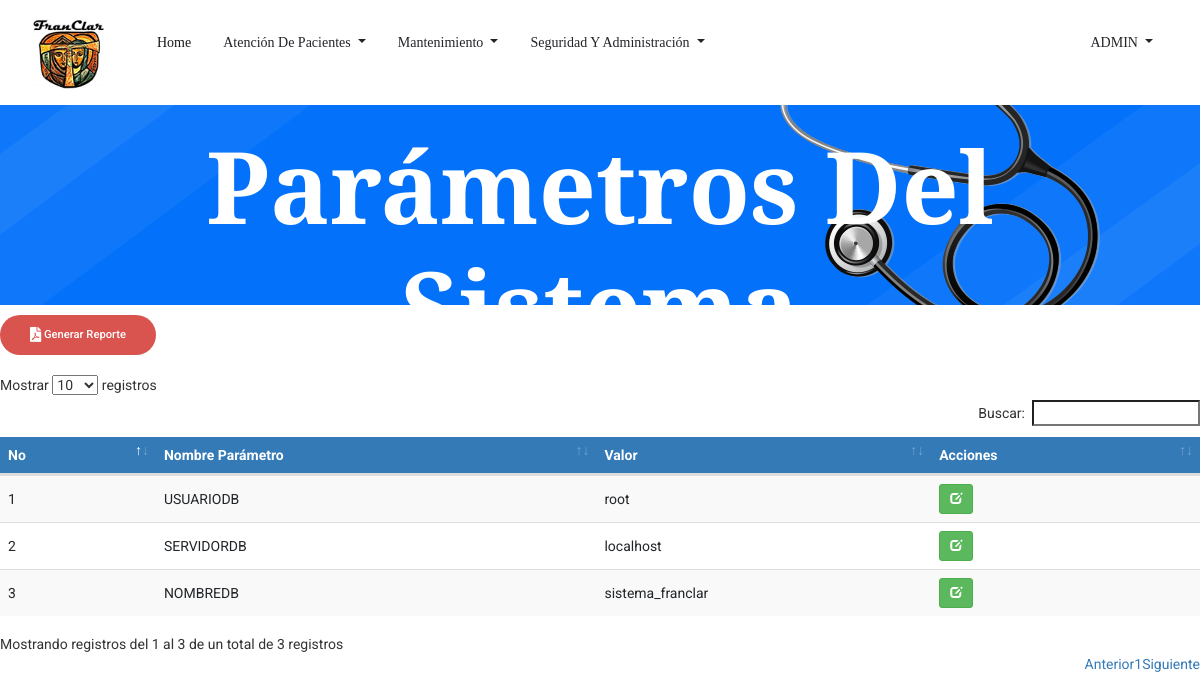
Before: /Parametros_sistema.php (signed in) with the older database file.
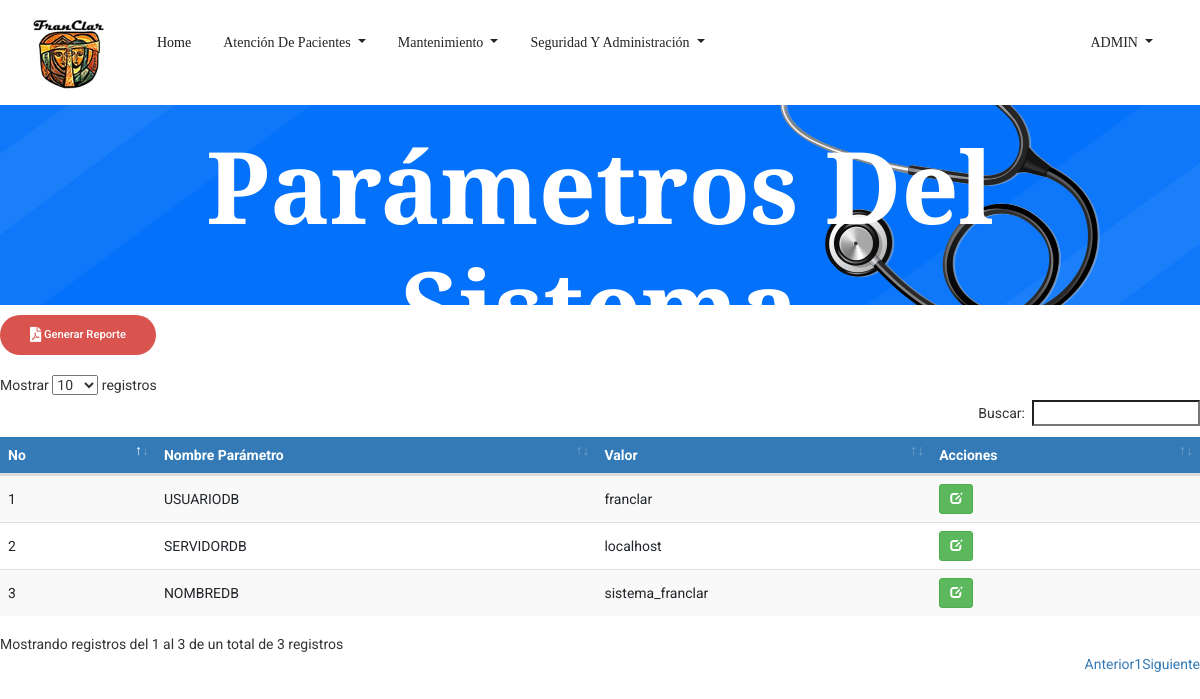
After: the same page with the newer database file.
### tables this page shows
CREATE TABLE `tbl_parametro_sistema` (
  `id_parametro` int(11) NOT NULL,
  `parametro` varchar(25) NOT NULL,
  `valor` varchar(25) NOT NULL,
  `fecha_cra` date NOT NULL,
  `fecha_modif` date NOT NULL
);

### Parametros_sistema.php (the view, shortened to what this page needs)
<!doctype html>
<html lang="es">
<?php
include 'head.php'
?>
<body>
    <?php
    include 'header.php';
    ?>
    <section class="breadcrumb_part breadcrumb_bg">
        <div class="container">
            <div class="row">
                <div class="col-lg-12">
                    <div class="breadcrumb_iner">
                        <div class="breadcrumb_iner_item">
                            <h2>Parámetros del Sistema</h2>
                        </div>
                    </div>
                </div>
            </div>
        </div>
    </section>
    <form class="form-inline my-2 my-lg-0 float-left">
		<a class="genric-btn btn-danger circle" onclick="pdfDinamico(this)" id="pdf_parametros_sistema" href="#">
		<i class="fas fa-file-pdf fa-lg"> </i> Generar Reporte</a>
    </form>
   <br>
	<br>
	<br>
		<div class="table-responsive">
			<table id="datatableUsuarios" class="table table-striped table-hover">
            <thead>
                    <tr>
                        <th>No</th>
                        <th>Nombre Parámetro</th>
                        <th>Valor</th>
                        <th>Acciones</th>
                    </tr>
                </thead>
                <tbody>
				<?php
				$sql = mysqli_query($con, "SELECT * FROM tbl_parametro_sistema");
				if(mysqli_num_rows($sql) == 0){
					echo '<tr><td colspan="8">No hay datos.</td></tr>';
				}else{
					while($row = mysqli_fetch_assoc($sql)){
						echo '
						<tr>
                            <td>'.$row['id_parametro'].'</td>
                            <td>'.$row['parametro'].'</td>
                            <td>'.$row['valor'].'</td>
							<td>
								<a href="EditarParametro_sistema.php?nik='.$row['id_parametro'].'" title="Editar datos" class="btn btn-success btn-sm"><span class="glyphicon glyphicon-edit" aria-hidden="true"></span></a>
							</td>
						</tr>
						';
					}
				}
                ?>
                </tbody>
			</table>
		 </div>
</body>
</html>

### head.php (shortened to what this page needs)
<head>
  <link href="css/style_nav.css" rel="stylesheet">
  <link rel="stylesheet" href="css/bootstrap.min.css">
  <link href="font-awesome/css/font-awesome.min.css" rel="stylesheet">
  <link rel="stylesheet" href="https://use.fontawesome.com/releases/v5.8.2/css/all.css">
  <link rel="stylesheet" href="css/animate.css">
  <link rel="stylesheet" href="css/owl.carousel.min.css">
  <link rel="stylesheet" href="css/themify-icons.css">
  <link rel="stylesheet" href="css/flaticon.css">
  <link rel="stylesheet" href="css/magnific-popup.css">
  <link rel="stylesheet" href="css/nice-select.css">
  <link rel="stylesheet" href="css/slick.css">
  <link rel="stylesheet" href="https://maxcdn.bootstrapcdn.com/bootstrap/3.4.0/css/bootstrap.min.css">
  <link rel="stylesheet" href="css/style.css">
  <link rel="stylesheet" href="https://cdnjs.cloudflare.com/ajax/libs/font-awesome/4.7.0/css/font-awesome.min.css">
  <link href="css/bootstrap-datepicker.css" rel="stylesheet">
    <link href='lib/main.css' rel='stylesheet' />
    <link rel="stylesheet" href="css/main.css">
    <link rel="stylesheet" type="text/css" href="datatables/datatables.min.css"/>
    <link rel="stylesheet"  type="text/css" href="datatables/DataTables-1.10.18/css/dataTables.bootstrap4.min.css">
    <link rel="stylesheet" href="toastr/toastr.css">
  <link href="https://cdn.jsdelivr.net/npm/select2@4.1.0-beta.1/dist/css/select2.min.css" rel="stylesheet" />
</head>

### header.php (shortened to what this page needs)
<?php
$usuario=$_SESSION['Nom_Usuario'];
$rolUsuario=$_SESSION['ID_Rol'];
?>
<?php
switch ($rolUsuario) {
    case '1':?>
       <header class="main_menu">
        <div class="container">
            <div class="row align-items-center">
                <div class="col-lg-12">
                    <nav class="navbar navbar-expand-lg navbar-light">
                        <a class="navbar-brand" href="index.php"> <img src="img/franclar_logo.png" srcset="img/franclar_logo.png 800w" sizes= "(min-width: 1000px) 50vw, (min-width: 800px) 80vw, (min-width: 600px) 100vw, (min-width: 300px) 145vw, , (min-width: 250px) 100vw, (min-width: 100px) 100vw" alt="logo"> </a>
                        <div class="collapse navbar-collapse main-menu-item justify-content-center"
                            id="navbarSupportedContent">
                            <ul class="navbar-nav align-items-center">
                                <li class="nav-item active">
                                    <a class="nav-link" href="Index.php">Home</a>
                                </li>
                                <li class="nav-item dropdown">
                                    <a class="nav-link dropdown-toggle" href="#" id="navbarDropdown"
                                    role="button" data-toggle="dropdown" aria-haspopup="true" aria-expanded="false">
                                    Atención de Pacientes
                                </a>
                                </li>
                            <li class="nav-item dropdown">
                                <a class="nav-link dropdown-toggle" href="#" id="navbarDropdown"
                                role="button" data-toggle="dropdown" aria-haspopup="true" aria-expanded="false">
                                Mantenimiento
                            </a>
                                </li>
                                <li class="nav-item dropdown">
                                    <a class="nav-link dropdown-toggle" href="#" id="navbarDropdown"
                                    role="button" data-toggle="dropdown" aria-haspopup="true" aria-expanded="false">
                                        Seguridad y Administración
                                    </a>
                                </li>
                            </ul>
                        </div>
                        <div class="row">
                        <div class="col collapse navbar-collapse main-menu-item justify-content-center" id="navbarSupportedContent">
                            <ul class="navbar-nav align-items-center">
                                <li class="nav-item dropdown float-right">
                                    <a class="nav-link dropdown-toggle" href="#" id="navbarDropdown"
                                    role="button" data-toggle="dropdown" aria-haspopup="true" aria-expanded="false">
                                    <?php echo $usuario?>
                                    </a>
                                </li>
                            </ul>
                        </div>
                    </div>
                    </nav>
                </div>
            </div>
        </div>
    </header>
<?php
        break;
        ?>
<?php }?>

### css/main.css (style rules this page uses)
table th { background-color: #337ab7 !important; color: white; }
table>tbody>tr>td { vertical-align: middle !important; }

Changed rows visible on the page:
changed tbl_parametro_sistema "USUARIODB": valor "root" → "franclar"
